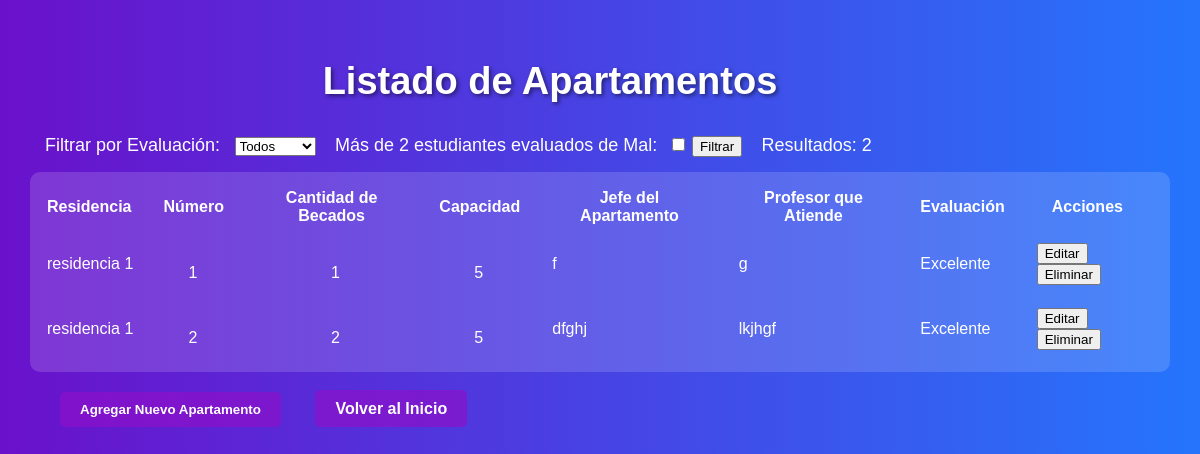
The app's page /listar_apartamentos/ (signed in), older data.
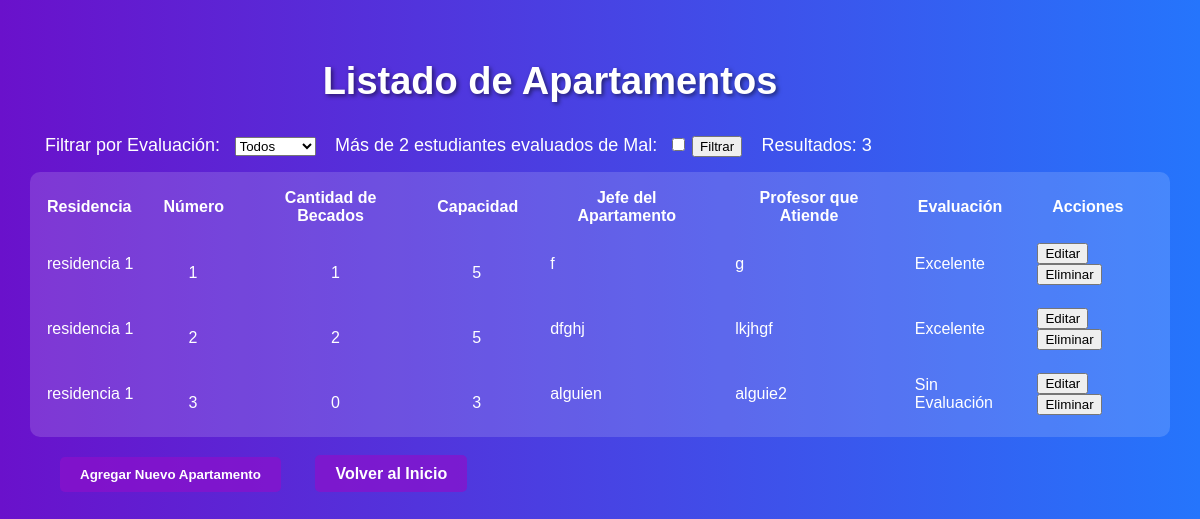
The same page, newer data.
### residencia/models.py (models this page shows, shortened)
class Apartamento(models.Model):
    residencia = models.ForeignKey(Residencia, on_delete=models.CASCADE)
    numero = models.CharField(max_length=10, unique=True)  # Campo único
    cantidad_becados = models.IntegerField(default=0)
    capacidad = models.IntegerField()  # Nuevo campo
    jefe_apto = models.CharField(max_length=100)
    profesor_atiende = models.CharField(max_length=100)
    def get_evaluacion_apto(self):
        becados = self.becados.all()
        total_becados = becados.count()
        if (total_becados == 0):
            return "Sin Evaluación"
        becados_mal = self.becados.filter(
            Q(evaluacion_jefe_residencia=2) |
            Q(evaluacion_jefe_apto=2) |
            Q(evaluacion_profesor=2)
        ).count()
        if (becados_mal > 0):
            return "Mal"
        becados_excelentes = self.becados.filter(
            evaluacion_jefe_residencia__gte=4,
            evaluacion_jefe_apto__gte=4,
            evaluacion_profesor__gte=4
        ).count()
        if (becados_excelentes == total_becados):
            return "Excelente"
    def actualizar_cantidad_becados(self):
        self.cantidad_becados = self.becados.count()
        self.save()

class Residencia(models.Model):
    nombre = models.CharField(max_length=100)
    cantidad_apartamentos = models.IntegerField()
    jefe_consejo = models.CharField(max_length=100)
    profesor_atiende = models.CharField(max_length=100)
    def __str__(self):
        return self.nombre

### residencia_estudiantil/views.py (the view)
# urls.py: path('listar_apartamentos/', views.listar_apartamentos_view, name='listar_apartamentos'),
@login_required
def listar_apartamentos_view(request):
    evaluation_filter = request.GET.get('evaluation_filter', 'all')
    mal_filter = request.GET.get('mal_filter', 'off')
    if request.method == 'POST':
        apartamento_id = request.POST.get('apartamento_id')
        if apartamento_id:
            apartamento = get_object_or_404(Apartamento, id=apartamento_id)
            form = ApartamentoForm(request.POST, instance=apartamento)
            if form.is_valid():
                form.save()
                messages.success(request, 'Apartamento editado exitosamente')
            else:
                messages.error(request, 'Error al editar el apartamento')
        else:
            form = ApartamentoForm(request.POST)
            if form.is_valid():
                form.save()
                messages.success(request, 'Apartamento agregado exitosamente')
            else:
                messages.error(request, 'Error al agregar el apartamento')
        return redirect('listar_apartamentos')
    else:
        form = ApartamentoForm()
    apartamentos = Apartamento.objects.all()
    for apto in apartamentos:
        apto.actualizar_cantidad_becados()
    if evaluation_filter != 'all':
        apartamentos = [apto for apto in apartamentos if apto.get_evaluacion_apto() == evaluation_filter]
    if mal_filter == 'on':
        apartamentos = [apto for apto in apartamentos if sum(1 for becado in apto.becados.all() if becado.get_evaluacion_cualitativa() == 'Mal') > 2]
    count = len(apartamentos)
    return render(request, 'listar_apartamentos.html', {'form': form, 'apartamentos': apartamentos, 'evaluation_filter': evaluation_filter, 'mal_filter': mal_filter, 'count': count})

### residencia/forms.py
class ApartamentoForm(forms.ModelForm):
    class Meta:
        model = Apartamento
        fields = ['residencia', 'numero', 'cantidad_becados', 'capacidad', 'jefe_apto', 'profesor_atiende']

### templates/listar_apartamentos.html (shortened to what this page needs)
<!DOCTYPE html>
<html>
<head>
    {% load static %}
    <link rel="stylesheet" type="text/css" href="{% static 'css/modal.css' %}">
    <link rel="stylesheet" type="text/css" href="{% static 'css/list_apartamentos.css' %}">
</head>
<body>
    <h2 class="titulo">Listado de Apartamentos</h2>
    <form method="GET" action="{% url 'listar_apartamentos' %}">
        <label class="filtros" for="evaluation_filter">Filtrar por Evaluación:</label>
        <select class="campo" name="evaluation_filter" id="evaluation_filter">
            <option value="all" {% if evaluation_filter == 'all' %}selected{% endif %}>Todos</option>
        </select>
        <label class="filtros" for="mal_filter">Más de 2 estudiantes evaluados de Mal:</label>
        <input class="campo" type="checkbox" name="mal_filter" id="mal_filter" {% if mal_filter == 'on' %}checked{% endif %}>
        <button type="submit">Filtrar</button>
        <span class="filtros">Resultados: {{ count }}</span>
    </form>
    <table class="tabla_apartamento" >
        <thead>
            <tr>
                <th class="columnas">Residencia</th>
                <th class="columnas">Número</th>
                <th class="columnas">Cantidad de Becados</th>
                <th class="columnas">Capacidad</th>
                <th class="columnas">Jefe del Apartamento</th>
                <th class="columnas">Profesor que Atiende</th>
                <th class="columnas">Evaluación</th>
                <th class="columnas">Acciones</th>
            </tr>
        </thead>
        <tbody>
            {% for apartamento in apartamentos %}
            <tr>
                <td class="filas">{{ apartamento.residencia.nombre }}</td>
                <td class="numeric_1">{{ apartamento.numero }}</td>
                <td class="numericos">{{ apartamento.cantidad_becados }}</td>
                <td class="numeric_2">{{ apartamento.capacidad }}</td>
                <td class="filas">{{ apartamento.jefe_apto }}</td>
                <td class="filas">{{ apartamento.profesor_atiende }}</td>
                <td class="filas">{{ apartamento.get_evaluacion_apto }}</td>
                <td class="filas">
                    <button class="editApartamentoBtn" data-id="{{ apartamento.id }}">Editar</button>
                    <button class="deleteApartamentoBtn" data-id="{{ apartamento.id }}">Eliminar</button>
                </td>
            </tr>
            {% endfor %}
        </tbody>
    </table>
    <button class="agregar" id="addApartamentoBtn">Agregar Nuevo Apartamento</button>
    <a class="inicio" href="{% url 'home' %}">Volver al Inicio</a>
</body>
</html>

### static/css/list_apartamentos.css (style rules this page uses)
body { font-family: Arial, sans-serif; background: linear-gradient(to right, #6a11cb, #2575fc); justify-content: center; align-items: center; margin: 30px; }
.titulo { color: #fff; margin-top: 60px; margin-left: -100px; display: flex; justify-content: center; font-size: 38px; text-shadow: 2px 2px 4px rgba(0, 0, 0, 0.5); }
.filtros { color: #fff; font-size: 18px; margin: 15px; }
.campo { margin-left: -5px; }
.tabla_apartamento { margin-top: 15px; padding-right: 15px; color: #fff; background-color: rgba(255, 255, 255, 0.15); border-radius: 10px; margin-bottom: 20px; }
.columnas { font-size: 16px; padding: 15px; margin-bottom: 20px; }
.filas { justify-content: space-evenly; font-size: 16px; padding-left: 15px; padding-bottom: 20px; }
.numericos { padding-left: 90px; }
.numeric_1 { padding-left: 40px; }
.numeric_2 { padding-left: 50px; }
.agregar { color: #fff; text-decoration: none; font-weight: bold; margin-left: 30px; padding: 10px 20px; border: none; border-radius: 5px; background-color: rgba(140, 17, 203, 0.7); }
.inicio { color: #fff; text-decoration: none; font-weight: bold; margin-left: 30px; padding: 10px 20px; border-radius: 5px; background-color: rgba(140, 17, 203, 0.7); }

Row changes from the older to the newer data that the page shows:
added Apartamento: residencia.nombre "residencia 1", numero "3", cantidad_becados "0", capacidad "3", jefe_apto "alguien", profesor_atiende "alguie2", get_evaluacion_apto "Sin Evaluación"
Text that changed along with them:
{{ count }}: "2" → "3"
